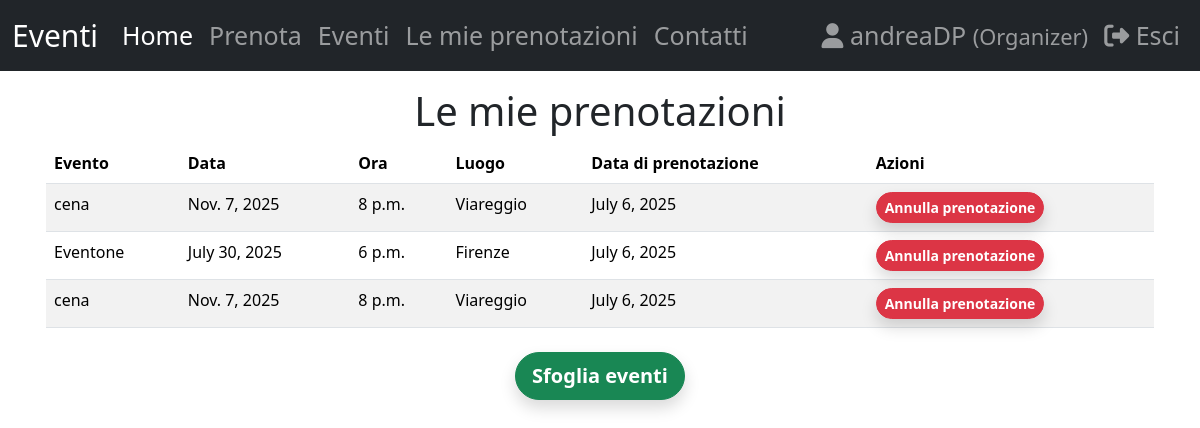
/my_registrations/ (signed in), run on an earlier commit of the app's database.
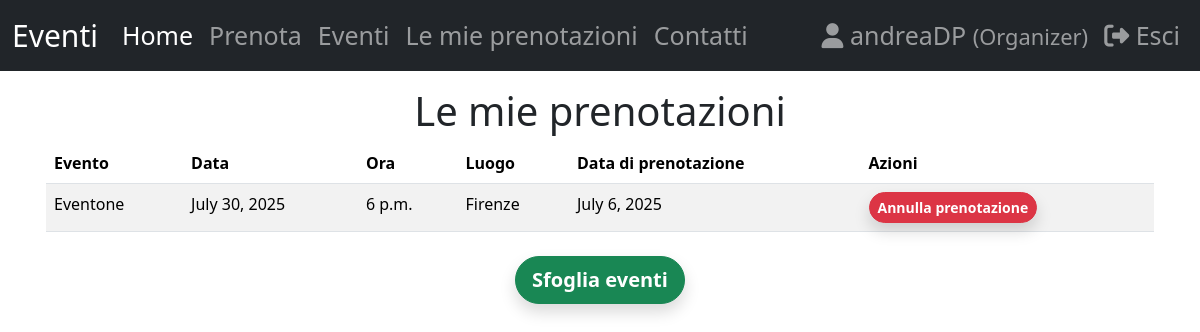
And on a later commit of the database.
### eventApp/models.py (models this page shows, shortened)
class Registration(models.Model):
    user = models.ForeignKey(User, on_delete=models.CASCADE, related_name='event_registrations')
    user_phone = models.CharField(max_length=10)
    registration_date = models.DateField(auto_now_add=True)
    event = models.ForeignKey(Event, on_delete=models.CASCADE, related_name='registrations')

class Event(models.Model):
    name = models.CharField(max_length=100)
    description = models.TextField()
    date = models.DateField()
    time = models.TimeField()
    venue = models.CharField(max_length=100)
    image = models.ImageField(upload_to='images/')
    organizer = models.ForeignKey(User, on_delete=models.CASCADE, related_name='organized_events', null=True)

### eventApp/views.py (the view)
# urls.py: path("my_registrations/", views.my_registrations, name="my_registrations"),
@login_required
def my_registrations(request):
    registrations = Registration.objects.filter(user=request.user)
    return render(request, 'my_registrations.html', {'registrations': registrations})

### templates/my_registrations.html (shortened to what this page needs)
{% extends 'base.html' %}
{% block content %}
    <div class="container p-3">
        <h1 class="text-center">Le mie prenotazioni</h1>
        {% if registrations %}
            <table class="table table-striped">
                <thead>
                    <tr>
                        <th>Evento</th>
                        <th>Data</th>
                        <th>Ora</th>
                        <th>Luogo</th>
                        <th>Data di prenotazione</th>
                        <th>Azioni</th>
                    </tr>
                </thead>
                <tbody>
                    {% for registration in registrations %}
                        <tr>
                            <td>{{ registration.event.name }}</td>
                            <td>{{ registration.event.date }}</td>
                            <td>{{ registration.event.time }}</td>
                            <td>{{ registration.event.venue }}</td>
                            <td>{{ registration.registration_date }}</td>
                            <td>
                                <a href="{% url 'unregister_event' registration.id %}" class="btn btn-danger btn-sm shadow rounded-pill fw-bold" onclick="return confirm('Are you sure you want to unregister from this event?')">Annulla prenotazione</a>
                            </td>
                        </tr>
                    {% endfor %}
                </tbody>
            </table>
        {% else %}
            <div class="alert alert-info">
                Non sei ancora registrato a nessun evento
            </div>
        {% endif %}
        <div class="text-center mt-4">
            <a href="{% url 'events' %}" class="btn btn-success btn-lg shadow rounded-pill fw-bold">Sfoglia eventi</a>
        </div>
    </div>
{% endblock %}

What changed in the data, as far as the page shows it:
removed Registration: event.name "cena", event "Nov. 7, 2025", event.time "8 p.m.", event.venue "Viareggio", registration_date "July 6, 2025"
removed Registration: event.name "cena", event "Nov. 7, 2025", event.time "8 p.m.", event.venue "Viareggio", registration_date "July 6, 2025"
